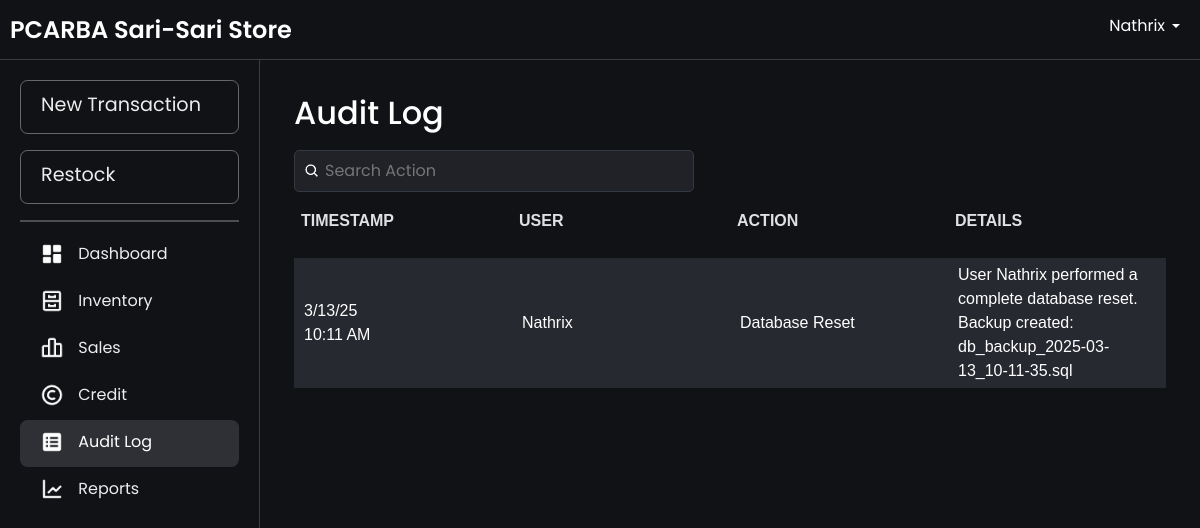
Before: /audit_logs.php (signed in) with the older database file.
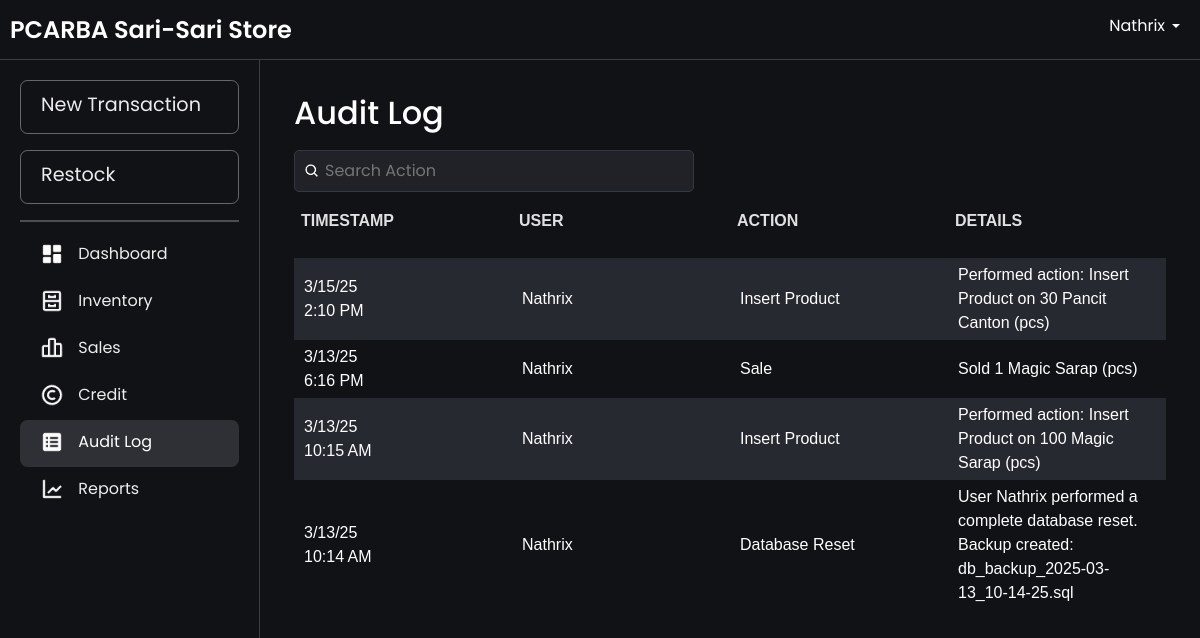
After: the same page with the newer database file.
### tables this page shows
CREATE TABLE `audit_logs` (
  `logId` int(11) NOT NULL AUTO_INCREMENT,
  `action` varchar(50) NOT NULL COMMENT 'Type of action (e.g., Add Product, Restock, Sale, etc.)',
  `details` text DEFAULT NULL COMMENT 'Details of the action (e.g., JSON or descriptive text)',
  `userId` int(11) NOT NULL COMMENT 'User who performed the action',
  `timestamp` timestamp NOT NULL DEFAULT current_timestamp() COMMENT 'Time of the action',
  PRIMARY KEY (`logId`),
  KEY `users_audit_logs` (`userId`),
  CONSTRAINT `users_audit_logs` FOREIGN KEY (`userId`) REFERENCES `users` (`userId`) ON DELETE CASCADE
);

CREATE TABLE `users` (
  `userId` int(11) NOT NULL AUTO_INCREMENT,
  `username` varchar(50) NOT NULL,
  `password` varchar(255) NOT NULL,
  `login_count` int(11) DEFAULT 0,
  PRIMARY KEY (`userId`),
  UNIQUE KEY `username` (`username`)
);

### audit_logs.php (the view, shortened to what this page needs)
<?php
include 'db.php';
$query = "SELECT a.logId, a.action, a.details, a.timestamp, u.username
          FROM audit_logs a
          JOIN users u ON a.userId = u.userId
          ORDER BY a.timestamp DESC";
$result = $conn->query($query);
$logs = $result->fetch_all(MYSQLI_ASSOC);
?>
<!DOCTYPE html>
<html lang="en">
<head>
    <link rel="stylesheet" href="css/bootstrap.min.css">
    <link rel="stylesheet" href="css/layer1.css">
</head>
<body>
    <?php include 'navbar.php'; ?>
    <div class="main-content fade-in">
        <div class="container">
            <div class="header-container">
                <h2>Audit Log</h2>
                <div class="search-container">
                    <div class="search-wrapper">
                        <img src="images/search-icon.png" alt="Search" class="search-icon">
                        <input type="text" id="searchBar" placeholder="Search Action" onkeyup="filterLogs(); toggleClearIcon();">
                    </div>
                </div>
            </div>
            <div class="table-wrapper">
                <table id="logsTable" width="100%">
                    <thead>
                        <tr align="left">
                            <th>Timestamp</th>
                            <th>User</th>
                            <th>Action</th>
                            <th>Details</th>
                        </tr>
                    </thead>
                    <tbody>
                        <?php if (empty($logs)) { ?>
                            <tr>
                                <td colspan="4" style="text-align: center;">No logs found.</td>
                            </tr>
                        <?php } else { ?>
                            <?php foreach ($logs as $log) {
                                $date = !empty($log['timestamp'])
                                    ? date("n/j/y", strtotime($log['timestamp'])) . "<br>" . date("g:i A", strtotime($log['timestamp']))
                                    : 'N/A';
                            ?>
                                <tr>
                                    <td><?php echo $date; ?></td>
                                    <td><?php echo htmlspecialchars($log['username']); ?></td>
                                    <td><?php echo htmlspecialchars($log['action']); ?></td>
                                    <td><?php echo htmlspecialchars($log['details']); ?></td>
                                </tr>
                            <?php } ?>
                        <?php } ?>
                    </tbody>
                </table>
            </div>
        </div>
    </div>
</body>
</html>

Changed rows visible on the page:
added audit_logs: timestamp "3/15/25", timestamp "2:10 PM", userId.username "Nathrix", action "Insert Product", details "Performed action: Insert Product on 30 Pancit Canton (pcs)"
added audit_logs: timestamp "3/13/25", timestamp "6:16 PM", userId.username "Nathrix", action "Sale", details "Sold 1 Magic Sarap (pcs)"
added audit_logs: timestamp "3/13/25", timestamp "10:15 AM", userId.username "Nathrix", action "Insert Product", details "Performed action: Insert Product on 100 Magic Sarap (pcs)"
changed audit_logs "Database Reset": timestamp "10:11 AM" → "10:14 AM"; details "User Nathrix performed a complete database reset. Backup created: db_backup_2025-03-13_10-11-35.sql" → "User Nathrix performed a complete database reset. Backup created: db_backup_2025-03-13_10-14-25.sql"
